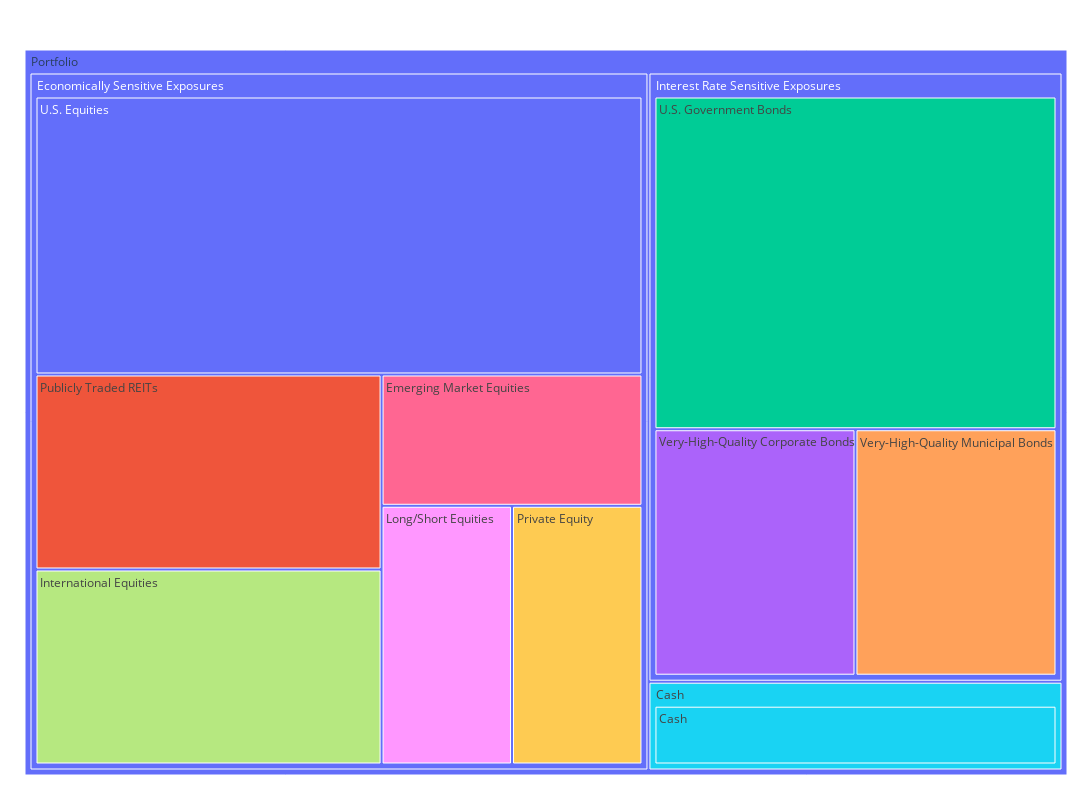

This figure's notebook cell:
### Code cell
fig = px.treemap(df, path=[px.Constant('Portfolio'),'Class','Sub Class'], values='Value',
                  color='Sub Class', hover_data=['Value'],
                  color_continuous_scale='RdBu',
                  color_continuous_midpoint=np.average(df['Value'], weights=df['Value'])
                )
fig.update_traces(root_color="lightgrey")
fig.update_layout( width = 1400, height = 800,margin = dict(t=50, l=25, r=25, b=25))
fig.show()

### Figure 1 — Plotly figure (JSON) as saved in the notebook; plotly's stock layout.template omitted (floating-point values rounded to 4 significant figures)
{"data": [{"branchvalues": "total", "customdata": [[1675000, "U.S. Equities "], [670000, "Publicly Traded REITs    "], [1350000, "U.S. Government Bonds "], [500000, "Very-High-Quality Corporate Bonds "], [500000, "Very-High-Quality Municipal Bonds"], [342500, "Cash"], [342500, "Cash"], [340000, "Emerging Market Equities "], [670000, "International Equities "], [335000, "Long/Short Equities "], [335000, "Private Equity "], [4025000, "(?)"], [2350000, "(?)"], [6717500, "(?)"]], "domain": {"x": [0, 1], "y": [0, 1]}, "hovertemplate": "labels=%{label}<br>Value=%{customdata[0]}<br>parent=%{parent}<br>id=%{id}<br>Sub Class=%{customdata[1]}<extra></extra>", "ids": ["Portfolio/Economically Sensitive Exposures/U.S. Equities ", "Portfolio/Economically Sensitive Exposures/Publicly Traded REITs    ", "Portfolio/Interest Rate Sensitive Exposures/U.S. Government Bonds ", "Portfolio/Interest Rate Sensitive Exposures/Very-High-Quality Corporate Bonds ", "Portfolio/Interest Rate Sensitive Exposures/Very-High-Quality Municipal Bonds", "Portfolio/Cash", "Portfolio/Cash/Cash", "Portfolio/Economically Sensitive Exposures/Emerging Market Equities ", "Portfolio/Economically Sensitive Exposures/International Equities ", "Portfolio/Economically Sensitive Exposures/Long/Short Equities ", "Portfolio/Economically Sensitive Exposures/Private Equity ", "Portfolio/Economically Sensitive Exposures", "Portfolio/Interest Rate Sensitive Exposures", "Portfolio"], "labels": ["U.S. Equities ", "Publicly Traded REITs    ", "U.S. Government Bonds ", "Very-High-Quality Corporate Bonds ", "Very-High-Quality Municipal Bonds", "Cash", "Cash", "Emerging Market Equities ", "International Equities ", "Long/Short Equities ", "Private Equity ", "Economically Sensitive Exposures", "Interest Rate Sensitive Exposures", "Portfolio"], "marker": {"colors": ["#636efa", "#EF553B", "#00cc96", "#ab63fa", "#FFA15A", "#19d3f3", "#19d3f3", "#FF6692", "#B6E880", "#FF97FF", "#FECB52", "#636efa", "#636efa", "#636efa"]}, "name": "", "parents": ["Portfolio/Economically Sensitive Exposures", "Portfolio/Economically Sensitive Exposures", "Portfolio/Interest Rate Sensitive Exposures", "Portfolio/Interest Rate Sensitive Exposures", "Portfolio/Interest Rate Sensitive Exposures", "Portfolio", "Portfolio/Cash", "Portfolio/Economically Sensitive Exposures", "Portfolio/Economically Sensitive Exposures", "Portfolio/Economically Sensitive Exposures", "Portfolio/Economically Sensitive Exposures", "Portfolio", "Portfolio", ""], "root": {"color": "lightgrey"}, "type": "treemap", "values": [1675000, 670000, 1350000, 500000, 500000, 342500, 342500, 340000, 670000, 335000, 335000, 4025000, 2350000, 6717500]}], "layout": {"height": 800, "legend": {"tracegroupgap": 0}, "margin": {"b": 25, "l": 25, "r": 25, "t": 50}, "width": 1400}}
